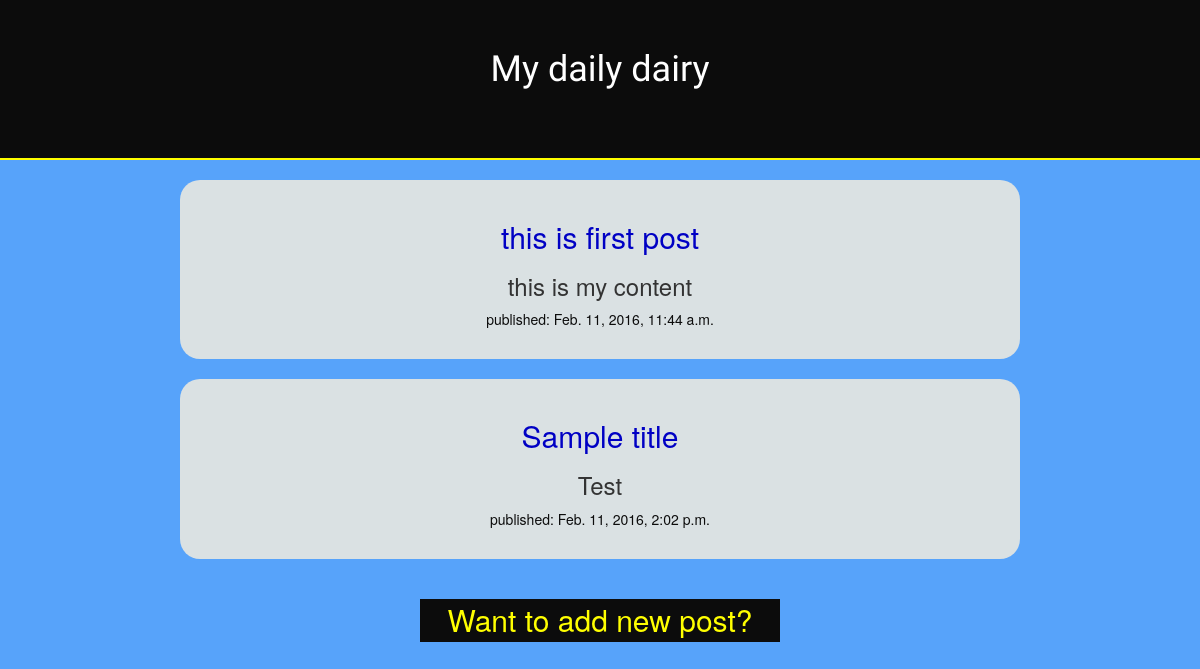
/blog/, run on an earlier commit of the app's database.
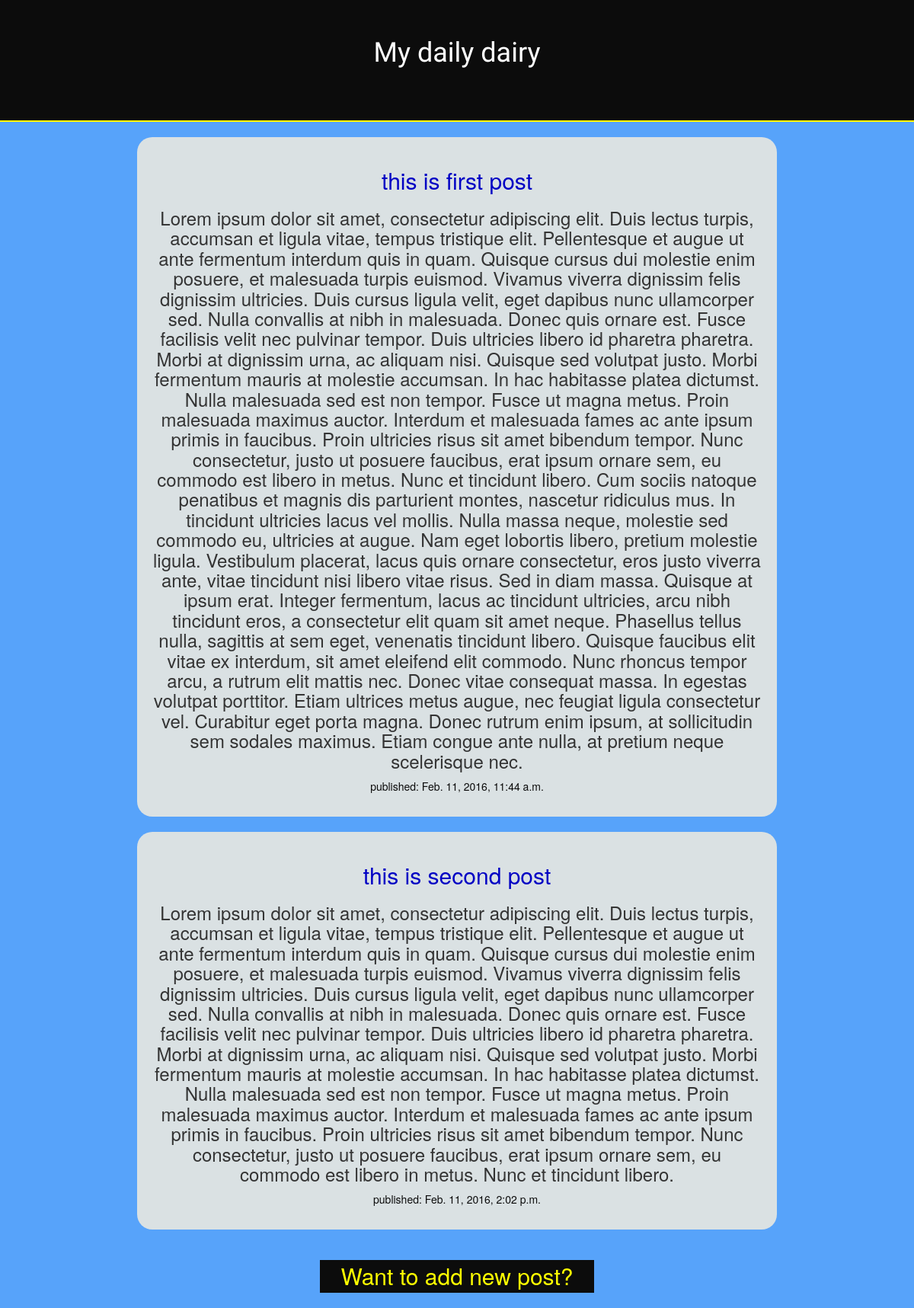
And on a later commit of the database.
### blog/models.py (models this page shows, shortened)
class Post(models.Model):
    author = models.ForeignKey('auth.User')
    title = models.CharField(max_length=200)
    post_content = models.TextField()
    created_date = models.DateTimeField(default = timezone.now)
    pub_date = models.DateTimeField(blank = True)

### blog/views.py (the view)
# urls.py: url(r'', views.index, name='index'),
def index(request):
    p = Post.objects.all()
    template = loader.get_template('blog/index.html')
    context = {
        'posts': p,
    }
    return HttpResponse(template.render(context, request))

### blog/templates/blog/index.html
{% extends 'blog/base.html' %}
{% block content %}
{% for post in posts %}
    <div class="posts">
        <h2>{{ post.title }}</a></h2>
        <h3>{{ post.post_content}}</h3>
        <p>published: {{ post.pub_date }}</p>
    </div>
    <br>
{% endfor %}
{% endblock %}

### blog/templates/blog/base.html (shortened to what this page needs)
{% load staticfiles %}
<head>
<link rel="stylesheet" href="//maxcdn.bootstrapcdn.com/bootstrap/3.2.0/css/bootstrap.min.css">
<link rel="stylesheet" href="//maxcdn.bootstrapcdn.com/bootstrap/3.2.0/css/bootstrap-theme.min.css">
 <link rel="stylesheet" href="{% static 'css/blog.css' %}">
</head>
<body>
    <div class="header">
            <div class="title"><h1>My daily dairy</h1></div>
    </div>
    <div class="content">
            {% block content %}
            {% endblock %}
    </div> <br>
 <div class="new">
    <a href= "#" >Want to add new post?</a>
 </div><br>
</body>

### blog/static/css/blog.css (style rules this page uses)
* { padding:0px; margin:0px; }
body { background-color:#57A3FA; }
.header { background-color:#0c0c0c; border-bottom: 2px solid yellow; height:20%; color: #ffffff; font-family: 'Lobster'; font-size:20px; text-align: center; }
.title { padding-top: 30px; }
h2 { color:#0000C4; }
p { color:#0c0c0c; }
.content { margin-top:20px; width:100%; }
.posts { width: 70%; height: auto; margin: 0 auto; position: relative; border-radius:20px; text-align:center; background-color:#DAE1E3; padding:20px; }
.new { position:relative; margin: 0 auto; width:30%; background-color:#0c0c0c; text-align:center; }
.new a { color:yellow; font-size:30px; }

What changed in the data, as far as the page shows it:
changed Post "this is first post": post_content "this is my content" → "Lorem ipsum dolor sit amet, consectetur adipiscing elit. Duis lectus turpis, accumsan et ligula vitae, tempus tristique elit. Pellentesque et augue ut ante fermentum interdum quis in quam. Quisque cursus dui molestie enim posuere, et malesuada turpis euismod. Vivamus viverra dignissim felis dignissim ultricies. Duis cursus ligula velit, eget dapibus nunc ullamcorper sed. Nulla convallis at nibh in malesuada. Donec quis ornare est. Fusce facilisis velit nec pulvinar tempor. Duis ultricies libero id pharetra pharetra. Morbi at dignissim urna, ac aliquam nisi. Quisque sed volutpat justo. Morbi fermentum mauris at molestie accumsan. In hac habitasse platea dictumst. Nulla malesuada sed est non…"
changed Post: title "Sample title" → "this is second post"; post_content "Test" → "Lorem ipsum dolor sit amet, consectetur adipiscing elit. Duis lectus turpis, accumsan et ligula vitae, tempus tristique elit. Pellentesque et augue ut ante fermentum interdum quis in quam. Quisque cursus dui molestie enim posuere, et malesuada turpis euismod. Vivamus viverra dignissim felis dignissim ultricies. Duis cursus ligula velit, eget dapibus nunc ullamcorper sed. Nulla convallis at nibh in malesuada. Donec quis ornare est. Fusce facilisis velit nec pulvinar tempor. Duis ultricies libero id pharetra pharetra. Morbi at dignissim urna, ac aliquam nisi. Quisque sed volutpat justo. Morbi fermentum mauris at molestie accumsan. In hac habitasse platea dictumst. Nulla malesuada sed est non…"
